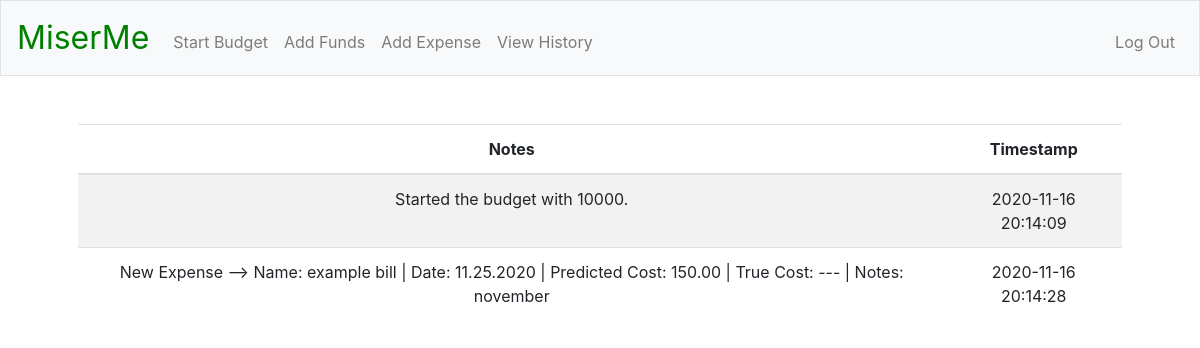
Before: /history (signed in) with the older database file.
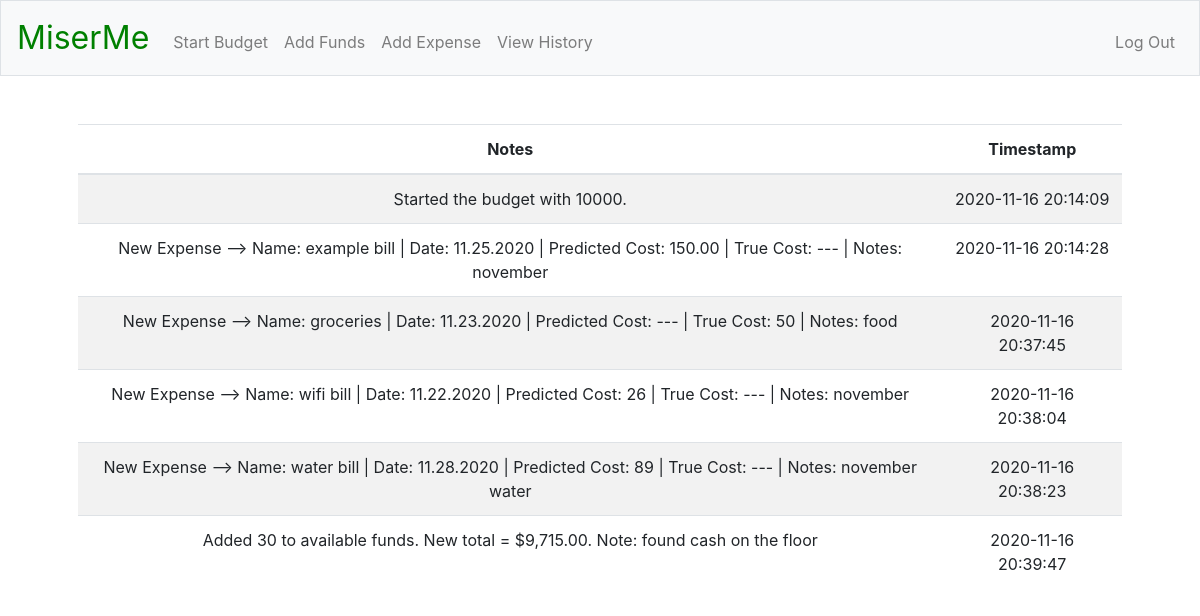
After: the same page with the newer database file.
### tables this page shows
CREATE TABLE history (
history_id INTEGER PRIMARY KEY AUTOINCREMENT NOT NULL,
user_id INTEGER NOT NULL,
notes TEXT NOT NULL,
timestamp DATETIME DEFAULT (DATETIME(CURRENT_TIMESTAMP, 'LOCALTIME')),
FOREIGN KEY(user_id) REFERENCES registrants(id));

### app.py (the view)
@app.route("/history")
@login_required
def history():
    c.execute("""
    SELECT notes, timestamp FROM history WHERE user_id = :user_id;
    """, {"user_id": session["user_id"]})
    rows = c.fetchall()
    entries = []
    for row in rows:
        entries.append({
            "notes": row[0],
            "timestamp": row[1]
        })
    return render_template("history.html", entries = entries)

### helpers.py (called while the page is built)
def login_required(f):
    @wraps(f)
    def decorated_functions(*args, **kwargs):
        if session.get("user_id") is None:
            return redirect("/login")
        return f(*args, **kwargs)
    return decorated_functions

### templates/history.html (shortened to what this page needs)
{% extends "layout.html" %}
{% block main %}
    <table class="table table-striped">
        <thead>
            <tr>
                <th>Notes</th>
                <th>Timestamp</th>
            </tr>
        </thead>
        <tbody>
            {% for i in entries %}
            <tr>
                <td>{{ i["notes"] }}</td>
                <td>{{ i["timestamp"] }}</td>
            </tr>
            {% endfor %}
        </tbody>
    </table>
{% endblock %}

Changed rows visible on the page:
added history: notes "New Expense --> Name: groceries | Date: 11.23.2020 | Predicted Cost: --- | True Cost: 50 | Notes: food", timestamp "2020-11-16 20:37:45"
added history: notes "New Expense --> Name: wifi bill | Date: 11.22.2020 | Predicted Cost: 26 | True Cost: --- | Notes: november", timestamp "2020-11-16 20:38:04"
added history: notes "New Expense --> Name: water bill | Date: 11.28.2020 | Predicted Cost: 89 | True Cost: --- | Notes: november water", timestamp "2020-11-16 20:38:23"
added history: notes "Added 30 to available funds. New total = $9,715.00. Note: found cash on the floor", timestamp "2020-11-16 20:39:47"
